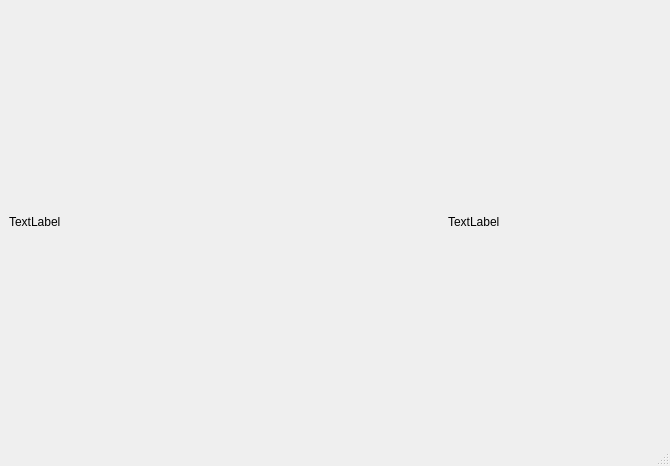
<?xml version="1.0" encoding="UTF-8"?>
<ui version="4.0">
 <class>MainWindow</class>
 <widget class="QMainWindow" name="MainWindow">
  <property name="geometry">
   <rect>
    <x>0</x>
    <y>0</y>
    <width>670</width>
    <height>466</height>
   </rect>
  </property>
  <property name="sizePolicy">
   <sizepolicy hsizetype="Expanding" vsizetype="Expanding">
    <horstretch>1</horstretch>
    <verstretch>1</verstretch>
   </sizepolicy>
  </property>
  <property name="windowTitle">
   <string>VolanteAlpha</string>
  </property>
  <property name="layoutDirection">
   <enum>Qt::LeftToRight</enum>
  </property>
  <property name="autoFillBackground">
   <bool>true</bool>
  </property>
  <widget class="QWidget" name="centralwidget">
   <property name="sizePolicy">
    <sizepolicy hsizetype="Expanding" vsizetype="Expanding">
     <horstretch>1</horstretch>
     <verstretch>1</verstretch>
    </sizepolicy>
   </property>
   <layout class="QGridLayout" name="gridLayout">
    <item row="0" column="0">
     <layout class="QHBoxLayout" name="horizontalLayout" stretch="1,1,1">
      <item>
       <layout class="QVBoxLayout" name="verticalLayout_3">
        <item>
         <widget class="QLabel" name="label_3">
          <property name="sizePolicy">
           <sizepolicy hsizetype="Expanding" vsizetype="Expanding">
            <horstretch>0</horstretch>
            <verstretch>0</verstretch>
           </sizepolicy>
          </property>
          <property name="text">
           <string>TextLabel</string>
          </property>
         </widget>
        </item>
       </layout>
      </item>
      <item>
       <layout class="QVBoxLayout" name="verticalLayout_2">
        <property name="spacing">
         <number>6</number>
        </property>
        <property name="sizeConstraint">
         <enum>QLayout::SetDefaultConstraint</enum>
        </property>
        <property name="leftMargin">
         <number>10</number>
        </property>
        <property name="topMargin">
         <number>30</number>
        </property>
        <property name="rightMargin">
         <number>10</number>
        </property>
        <property name="bottomMargin">
         <number>30</number>
        </property>
        <item>
         <widget class="ContaRotacoes" name="contarotacoes" native="true">
          <property name="minimumSize">
           <size>
            <width>0</width>
            <height>0</height>
           </size>
          </property>
          <property name="autoFillBackground">
           <bool>true</bool>
          </property>
         </widget>
        </item>
       </layout>
      </item>
      <item>
       <layout class="QVBoxLayout" name="verticalLayout">
        <item>
         <widget class="QLabel" name="label_2">
          <property name="sizePolicy">
           <sizepolicy hsizetype="Expanding" vsizetype="Expanding">
            <horstretch>0</horstretch>
            <verstretch>0</verstretch>
           </sizepolicy>
          </property>
          <property name="text">
           <string>TextLabel</string>
          </property>
         </widget>
        </item>
       </layout>
      </item>
     </layout>
    </item>
   </layout>
  </widget>
  <widget class="QMenuBar" name="menubar">
   <property name="geometry">
    <rect>
     <x>0</x>
     <y>0</y>
     <width>670</width>
     <height>22</height>
    </rect>
   </property>
  </widget>
  <widget class="QStatusBar" name="statusbar"/>
 </widget>
 <customwidgets>
  <customwidget>
   <class>ContaRotacoes</class>
   <extends>QWidget</extends>
   <header>src/contarotacoes.h</header>
   <container>1</container>
  </customwidget>
 </customwidgets>
 <resources/>
 <connections/>
</ui>
